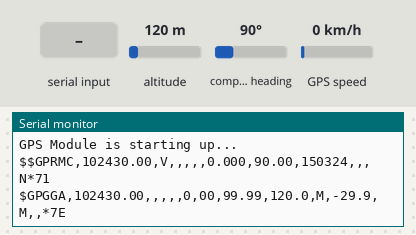
Bench run of a program on a simulated ESP32. Shown: the last lines printed to the serial monitor. Inputs (shaded band) come from the test bench; at power-on: altitude 120 m, compass heading 90°, GPS speed 0 km/h. Storage starts empty; the GPS gets a fix after 3 s at 37.7749, -122.4194 with 8 satellites.

Above: at 1.2 s.
1.3 s: altitude set to 20 m
At 2.6 s:
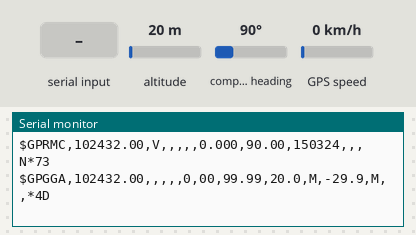
3.5 s: "1" received over the second serial link
At 5.1 s:
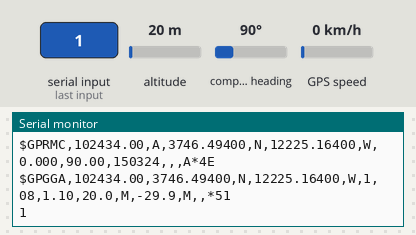
5.6 s: compass heading set to 352°
At 6.5 s:
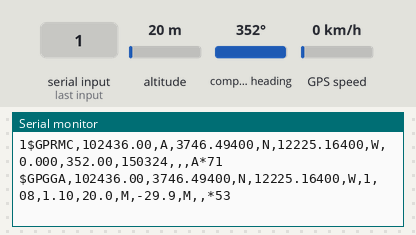
9.6 s: GPS speed set to 2 km/h
At 10.6 s:
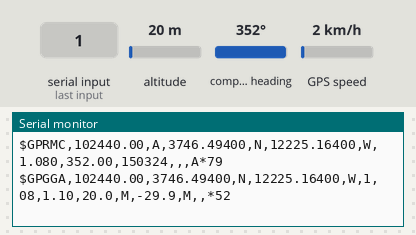
15.6 s: altitude set to 250 m
At 19.0 s:
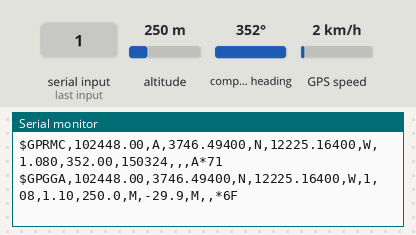
19.9 s: "0" received over the second serial link
At 21.8 s:
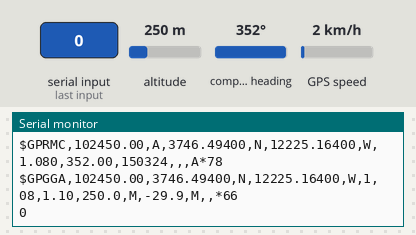

The program:

main.cpp
```cpp
// Daniel Yu
// CANSAT Team 2T4-2T5
// Robotics for Space Exploration
// University of Toronto

// GPS High Altitude Testing
// Writing to ESP32

#include <Arduino.h>
#include <TinyGPS++.h>
#include <HardwareSerial.h>
#include "FS.h"
#include "SPIFFS.h"

TinyGPSPlus gps;
HardwareSerial GPS_Serial(1);
File gpsFile;

void setup() {
    Serial.begin(115200); // For monitoring
    GPS_Serial.begin(9600, SERIAL_8N1, 16, 17); // Set baud rate and pins for GPS

    // Initialize SPIFFS
    if (!SPIFFS.begin(true)) {
        Serial.println("Failed to mount file system");
        return;
    }

    Serial.println("GPS Module is starting up...");
}

void loop() {
    // Open or create the gps_data.txt file for appending
    gpsFile = SPIFFS.open("/gps_data.txt", FILE_APPEND);
    if (!gpsFile) {
        Serial.println("Failed to open gps_data.txt for writing");
        return;
    }

    // Process incoming GPS data
    while (GPS_Serial.available() > 0) {
        gpsFile.println("\n--------- Raw GPS Data ---------");
        char c = GPS_Serial.read();
        gpsFile.write(c);      // Write raw data to the file
        Serial.write(c);       // Print raw data to Serial Monitor
        gps.encode(c);         // Feed data to TinyGPS++ for parsing
        gpsFile.println("--------------------------------");

        if (gps.location.isUpdated()) {
            // Log parsed GPS data to the file
            gpsFile.println("\n------- Parsed GPS Data -------");
            gpsFile.printf("Date: %02d/%02d/%d\n", gps.date.day(), gps.date.month(), gps.date.year());
            gpsFile.printf("Time: %02d:%02d:%02d\n", gps.time.hour(), gps.time.minute(), gps.time.second());
            gpsFile.printf("Latitude: %.6f %s\n", gps.location.lat(), gps.location.lat() > 0 ? "N" : "S");
            gpsFile.printf("Longitude: %.6f %s\n", gps.location.lng(), gps.location.lng() > 0 ? "E" : "W");
            gpsFile.printf("Satellites: %d\n", gps.satellites.value());
            gpsFile.printf("Altitude: %.2f m\n", gps.altitude.meters());
            gpsFile.printf("Speed: %.2f knots (%.2f m/s)\n", gps.speed.knots(), gps.speed.mps());
            gpsFile.println("--------------------------------");
        }
    }

    gpsFile.close(); // Close the file to save after changes

    delay(2000);
}
```

Measured:
- after the input at 1.3 s, the serial monitor: prints a new line after 0.77 s (image 1)
- after the input at 3.5 s, the serial monitor: prints a new line after 0.63 s (image 2)
- after the input at 5.6 s, the serial monitor: prints a new line after 0.55 s (image 3)
- after the input at 9.6 s, the serial monitor: prints a new line after 0.64 s (image 4)
- after the input at 15.6 s, the serial monitor: prints a new line after 0.80 s (image 5)
- after the input at 19.9 s, the serial monitor: prints a new line after 0.62 s (image 6)
